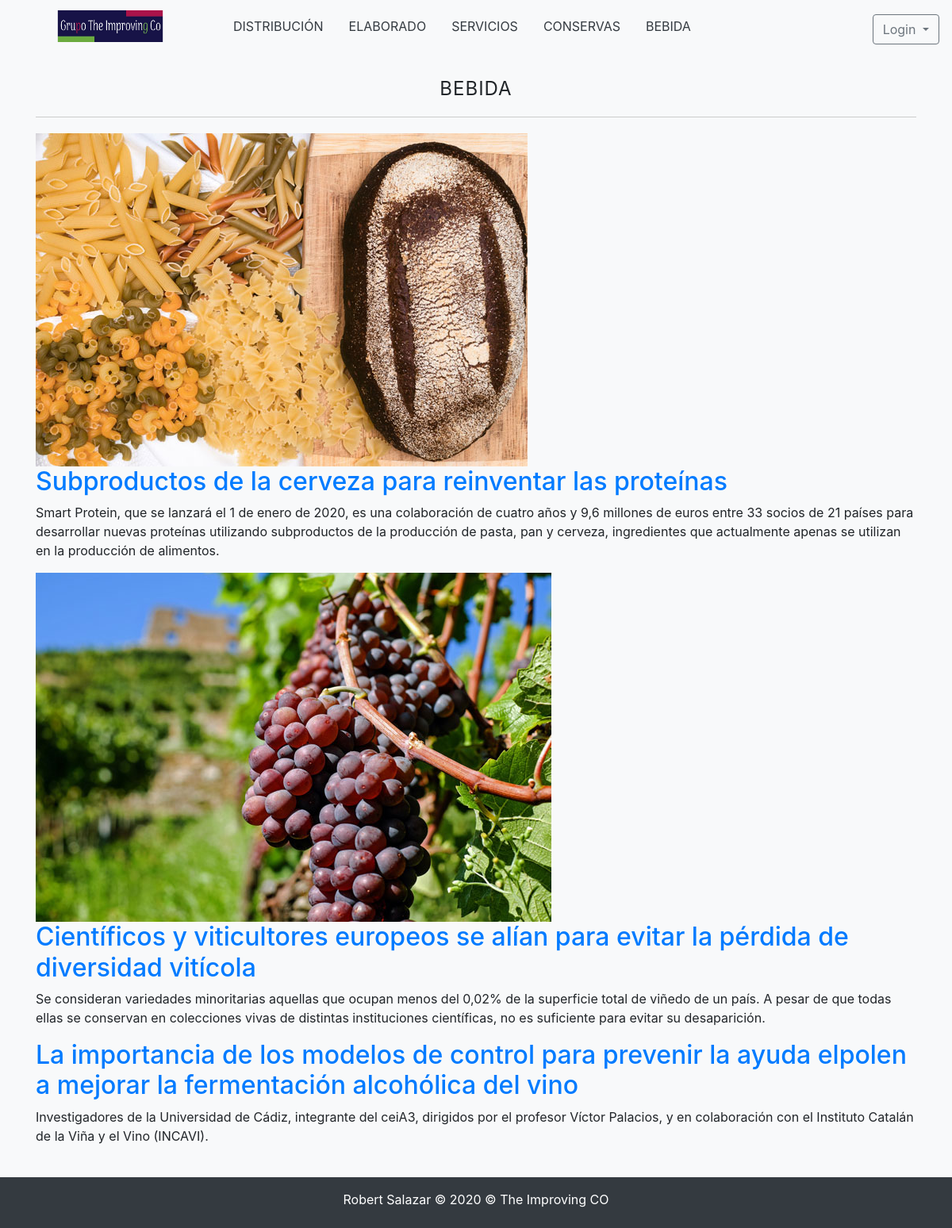
The app's page /category/ver&id=1 with its own data.
### tables this page shows
CREATE TABLE IF NOT EXISTS `category` (
  `id` int(255) NOT NULL AUTO_INCREMENT,
  `name` varchar(100) DEFAULT NULL,
  PRIMARY KEY (`id`)
);

CREATE TABLE IF NOT EXISTS `article` (
  `id` int(255) NOT NULL AUTO_INCREMENT,
  `usuario_id` int(255) NOT NULL,
  `categoria_id` int(255) NOT NULL,
  `titulo` varchar(255) NOT NULL,
  `descripcion` mediumtext,
  `fecha` date NOT NULL,
  `image` varchar(255) DEFAULT NULL,
  PRIMARY KEY (`id`),
  KEY `fk_comments_usuario` (`usuario_id`),
  KEY `fk_comments_categoria` (`categoria_id`)
);

### config/DataBase.php (called while the page is built, shortened)
<?php
class Database{
        public static function connect(){
            $db = new mysqli('localhost:3308', 'root', '', 'databasemagazine');
            $db->query("SET NAMES 'utf8'");
            return $db;
        }
}
?>

### helpers/Util.php (called while the page is built, shortened)
<?php
class Util{
	public static function showCategory(){
		require_once 'models/Category.php';
		$category = new Category();
		$categorys = $category->getCategory();
		return $categorys;
	}
}
?>

### models/Category.php (called while the page is built, shortened)
<?php
class Category {
    private $id;
    private $db;
    public function __construct() {
        $this->db = Database::connect();
    }
    public function getId()
    {
        return $this->id;
    }
    public function setId($id)
    {
        $this->id = $id;
        return $this;
    }
    public function getCategory(){
        $sql= "SELECT * FROM category ORDER BY id DESC;";
        $categorias = $this->db->query($sql);
		return $categorias;
    }
    public function getOneCategory(){
        $sql= "SELECT * FROM category WHERE id  = {$this->getId()}";
        $categoria = $this->db->query($sql);
		return $categoria->fetch_object();
    }
}

### controllers/CategoryController.php (called while the page is built, shortened)
<?php
require_once 'models/Category.php';
require_once 'models/Article.php';
class CategoryController
{
    public function ver()
    {
        if (isset($_GET['id'])) {
            $id = ($_GET['id']);
            $category = new Category();
            $category->setId($id);
            $categorys = $category->getOneCategory();
            $article = new Article();
            $article->setCategoria_id($id);
            $articles = $article->getAllCategory();
        }
        require_once 'views/category/ver.php';
    }
}

### models/Article.php (called while the page is built, shortened)
<?php
class Article
{
    private $categoria_id;
    private $db;
    public function __construct()
    {
        $this->db = Database::connect();
    }
    public function getCategoria_id()
    {
        return $this->categoria_id;
    }
    public function setCategoria_id($categoria_id)
    {
        $this->categoria_id = $this->db->real_escape_string($categoria_id);
    }
    public function getAllCategory(){
		$sql = "SELECT p.*, c.name AS 'catnombre' FROM article p "
				. "INNER JOIN category c ON c.id = p.categoria_id "
				. "WHERE p.categoria_id = {$this->getCategoria_id()} "
				. "ORDER BY id DESC";
		$article = $this->db->query($sql);
		return $article;
	}
}

### views/category/ver.php (the view)
<?php if (isset($categorys)) : ?>
    <h1><?= $categorys->name ?></h1>
    <?php if ($articles->num_rows == 0): ?>
		<p>No hay productos para mostrar</p>
	<?php else: ?>
		<?php while ($art = $articles->fetch_object()): ?>
			<div class="product">
				<a href="<?= URL ?>article/ver&id=<?= $art->id ?>">
					<?php if ($art->image != null): ?>
						<img src="<?= URL ?>uploads/images/<?= $art->image ?>" />
					<?php endif; ?>
					<h2><?= $art->titulo ?></h2>
				</a>
				<p><?= $art->descripcion ?></p>
			</div>
		<?php endwhile; ?>
	<?php endif; ?>
<?php else: ?>
	<h1>La categoría no existe</h1>
<?php endif; ?>

### views/layout/header.php (shortened to what this page needs)
<!DOCTYPE html>
<html lang="es">
<head>
	<link rel="stylesheet" href="<?= URL ?>assets/bootstrap-4.3.1/dist/css/bootstrap.min.css">
	<link rel="stylesheet" href="<?= URL ?>assets/css/default.css">
</head>
<body class="d-flex flex-column bg-light">
	<header>
		<?php $categorys = Util::showCategory(); ?>
		<nav class="navbar navbar-expand-lg navbar-dark">
			<a class="navbar-brand " href="<?= URL ?>">
				<img class="d-inline-flex mx-5 mb-2 " width="150" height="40" src="<?= URL ?>assets/img/logoImproving.png" alt="logo">
			</a>
			<div class="collapse navbar-collapse">
				<ul class="navbar-nav text-center headimg mb-2">
					<?php while ($cat = $categorys->fetch_object()) : ?>
						<li class="nav-item active mx-2 ">
							<a class="nav-link text-dark" href="<?= URL ?>category/ver&id=<?= $cat->id ?>"><?= $cat->name ?></a>
						</li>
					<?php endwhile; ?>
				</ul>
				<ul class="nav navbar-nav flex-row justify-content-between ml-auto">
					<li class="nav-item order-2 order-md-1"><a href="#" class="nav-link" title="settings"><i class="fa fa-cog fa-fw fa-lg"></i></a></li>
					<li class="dropdown order-1">
						<?php if (!isset($_SESSION['identity'])) : ?>
							<button type="button" id="dropdownMenu1" data-toggle="dropdown" class="btn btn-outline-secondary dropdown-toggle">Login <span class="caret"></span></button>
								<?php endif; ?>
					</li>
				</ul>
			</div>
		</nav>
	</header>
	<main class="container my-4 bg-light">

### assets/css/default.css (style rules this page uses)
a:link { text-decoration:none; }
h1 { font-size: 24px; font-weight: normal; letter-spacing: 1px; text-align: center; border-bottom: 1px solid #ccc; margin-bottom: 20px; padding: 20px; padding-top: 0px; }

### records on screen
category: name "DISTRIBUCIÓN"
category: name "ELABORADO"
category: name "SERVICIOS"
category: name "CONSERVAS"
category: name "BEBIDA"
article: image (picture), titulo "Subproductos de la cerveza para reinventar las proteínas", descripcion "Smart Protein, que se lanzará el 1 de enero de 2020, es una colaboración de cuatro años y 9,6 millones de euros entre 33 socios de 21 países para desarrollar nuevas proteínas utilizando subproductos de la producción de pasta, pan y cerveza, ingredientes que actualmente apenas se utilizan en la producción de alimentos."
article: image (picture), titulo "Científicos y viticultores europeos se alían para evitar la pérdida de diversidad vitícola", descripcion "Se consideran variedades minoritarias aquellas que ocupan menos del 0,02% de la superficie total de viñedo de un país. A pesar de que todas ellas se conservan en colecciones vivas de distintas instituciones científicas, no es suficiente para evitar su desaparición."
article: titulo "La importancia de los modelos de control para prevenir la ayuda elpolen a mejorar la fermentación alcohólica del vino", descripcion "Investigadores de la Universidad de Cádiz, integrante del ceiA3, dirigidos por el profesor Víctor Palacios, y en colaboración con el Instituto Catalán de la Viña y el Vino (INCAVI)."
